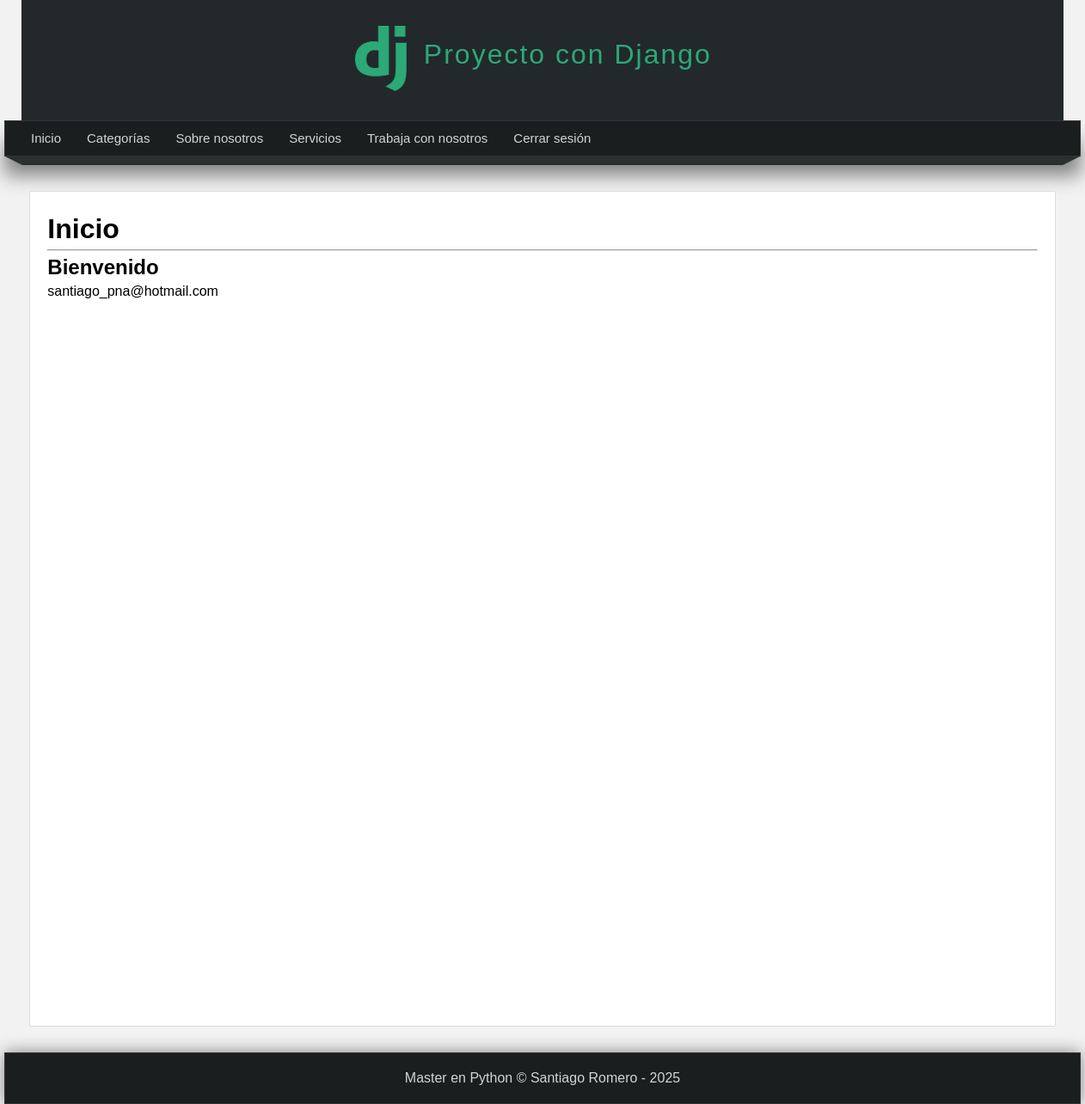
The app's page / (signed in), older data.
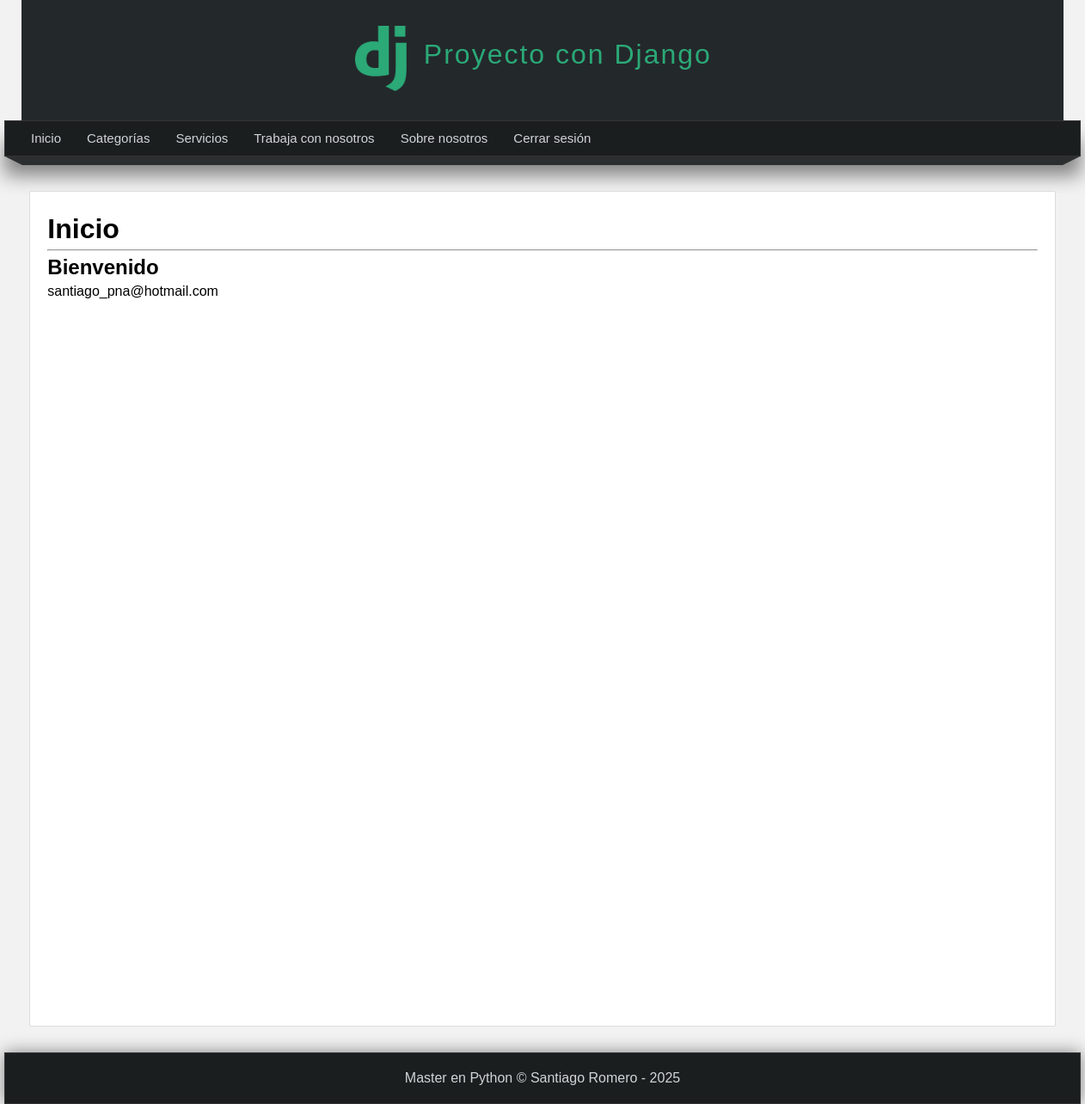
The same page, newer data.
### Pages/models.py (models this page shows, shortened)
class Page(models.Model):
    title = models.CharField(max_length=200, verbose_name="Título")
    content = RichTextField(verbose_name="Contenido")
    slug = models.CharField(unique=True, max_length=250, verbose_name="URL amigable")
    order = models.IntegerField(default=0, verbose_name="Orden")
    visible = models.BooleanField(default=True, verbose_name="Publicado")
    created_at = models.DateTimeField(auto_now_add=True, verbose_name="Fecha de creación")
    updated_at = models.DateTimeField(auto_now=True, verbose_name="Fecha de edición")
    class Meta:
        verbose_name = "Página"
        verbose_name_plural = "Páginas"
        ordering = ['-created_at']

### MainApp/views.py (the view)
# urls.py: path('', views.index, name='index'),
def index(request):
    return render(request, 'MainApp/index.html', {
    'title': 'Inicio',
    })

### Blog/processor.py (called while the page is built)
def getCategories(request):
    categories_in_use = Article.objects.filter(public = True).values_list('categories', flat=True)
    categories = Category.objects.filter(id__in = categories_in_use).values_list('id', 'name')
    return { 'categories': categories, 'ids': categories_in_use }

### Pages/context_processors.py (called while the page is built)
def getPages(request):
    pages = Page.objects.filter(visible=True).order_by('order').values_list('id', 'title', 'slug')
    return { 'pages': pages }

### MainApp/templates/MainApp/index.html (shortened to what this page needs)
{% extends 'Layouts/layout.html' %}
{% block content %}
    <h1>{{ title }}</h1>
    <hr/>
    {% if user.email %}
        <h2>Bienvenido {{ request.user.first_name }} {{ request.user.last_name }}</h2>
        <p>
            {{ request.user.email }}
        </p>
        {% else %}
            <h2>Bienvenido</h2>
            <p>Por favor, identifícate</p>
    {% endif %}
{% endblock %}

### MainApp/templates/Layouts/layout.html (shortened to what this page needs)
{% load static %}
<!DOCTYPE html>
<html lang="es">
<head>
    <link rel = "stylesheet" type = "text/css" href = "{% static 'css/styles.css' %}"/>
</head>
<body>
     <header>
        <div id = "logotipo">
             <img src = "{% static 'imagenes/logo.png' %}"/>
             <h1>Proyecto con Django</h1>
        </div>
     </header>
    <nav>
        <ul>
            <li><a href="{% url 'index' %}">Inicio</a></li>
            {% if user.email %}
                <li>
                    <a href="{% url 'list_articles' %}">Categorías</a>
                </li>
                {% for page in pages %}
                    <li><a href="{% url 'pagina' page.2 %}">{{ page.1 }}</a></li>
                {% endfor %}
                <li><a href="{% url 'logout' %}">Cerrar sesión</a></li>
            {% else %}
                    <li><a href="{% url 'login' %}">Iniciar sesión</a></li>
                    <li><a href="{% url 'registro' %}">Registro</a></li>
            {% endif %}
        </ul>
    </nav>
    <div class = "bar">
        <span class = "left-corner"></span>
        <span class = "stuffed"></span>
        <span class = "right-corner"></span>
    </div>
    <div id = "content">
        <div class = "box">
            {% block content %}{% endblock %}
        </div>
    </div>
    <footer>
        Master en Python &copy; Santiago Romero - {% now "Y" %}
    </footer>
</body>
</html>

Row changes from the older to the newer data that the page shows:
changed Page "Sobre nosotros": moves down the list
